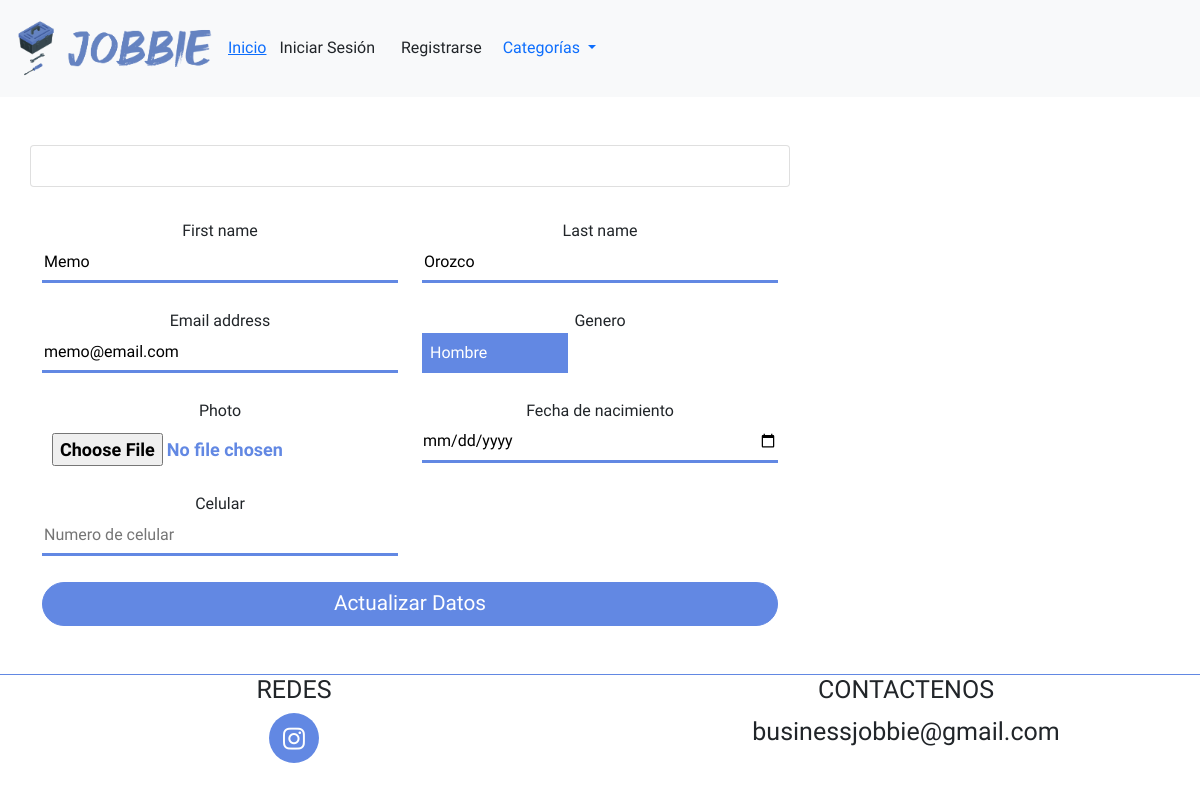
Page /editarPerfil/4 on the committed database.
### core/main/models.py (models this page shows, shortened)
class Users(AbstractUser):
    email = models.EmailField('email address', unique=True)
    bornDate=models.DateField(auto_now=False, auto_now_add=False, blank=True, null=True, default=None, verbose_name="Fecha de nacimiento")
    password=models.CharField(max_length=200, verbose_name="Password", blank=True, null=True, default=None)
    gender=models.ForeignKey(Genders, verbose_name="Genero", on_delete=models.PROTECT, blank=True, null=True, default=None)
    photo=models.ImageField(default="user/user.png", upload_to='user/%m/%d/', blank=True, null=True)
    mobile=models.IntegerField(verbose_name="Celular", blank=True, null=True, default=None)
    ciudad=models.ForeignKey(Cities, verbose_name="Ciudad", on_delete=models.PROTECT, blank=True, null=True, default=None)
    descripcion_personal=models.TextField(verbose_name="Descripcion", blank=True, null=True, default=None)
    type=models.ForeignKey(Types,verbose_name="Tipo", on_delete=models.PROTECT, null=True)
    USERNAME_FIELD = 'email'
    REQUIRED_FIELDS = ['username']

class Genders(models.Model):
    gender=models.CharField(max_length=50)
    class Meta:
        verbose_name='Genero'
        verbose_name_plural='Generos'
    def __str__(self):
        return self.gender

### core/perfiles/views.py (the view, shortened to what this page needs)
# urls.py: path('editarPerfil/<int:pk>', views.updateUser.as_view(), name='perfilUpdate'),
class updateUser(CreateView, DetailView):
    model=Users
    model_skills=WorkedSkills
    template_name='users/perfilPropio.html'
    form_class=postRegistro
    form_esp=SkillsWorked
    def get_context_data(self, **kwargs):
        context = super().get_context_data(**kwargs)
        pk=self.kwargs.get('pk',0)
        persona=self.model.objects.get(id=pk)
        if 'form' not in context:
            context['form']=self.form_class(instance=persona)
        if 'form2' not in context:
            context['form2']=self.form_esp()
        if 'especialidad' not in context:
            context['especialidad']=self.model_skills.objects.filter(trabajador=pk)
        if 'especialidades' not in context:
            context['especialidades']=Skills.objects.all()
        context['title']='Perfil'
        context['id']=pk
        return context

### core/main/forms.py
class SkillsWorked(forms.Form):
    especialidad=forms.MultipleChoiceField(
        label="Especialidades",
        required=False,
        widget=forms.CheckboxSelectMultiple(
            attrs={
                'class':''
            }
        ),
        choices=especialidad,
    )

### templates/users/perfilPropio.html (shortened to what this page needs)
{% extends 'layout/layout.html' %}
{% load static %}
{% block links %}
    <link href="https://cdn.jsdelivr.net/npm/bootstrap@5.0.2/dist/css/bootstrap.min.css" rel="stylesheet">
    <link rel="stylesheet" href={% static 'styles/style.css' %} />
    <link rel="stylesheet" href={% static 'styles/styleUsers.css' %} />
{% endblock links %}
{% block body %}
{% include 'layout/componentes/generales/header.html' %}
<div class="container">
    {%include 'layout/componentes/perfil/card.html'%}
    <div class="row">
        <form class="login-form col-12 col-md-8" method='POST' enctype="multipart/form-data">
            <div class="row">
                {% for field in form %}
                    {% if field != form.descripcion_personal %}
                        <div class="col-11 col-md-6 mt-3">
                            <div class="text-center">{{field.label}}</div>
                            {{field}}
                        </div>
                    {% endif %}
                {% endfor %}
            </div>
            <input type="submit" value="Actualizar Datos" class="btn-login w-100 mt-3"/>
        </form>
    </div>
</div>
{% include 'layout/componentes/generales/footer.html' %}
{% endblock body%}

### static/styles/style.css (style rules this page uses)
body { font-family: 'Dosis', sans-serif; }
.btn-login { border-radius: 3rem; width: 45%; border: 1px solid #6288E3; line-height: 1.6rem; font-size: 1.3rem; background-color: #6288E3; color: #ffffff; padding: 0.5rem 0; transition: 0.3s ease-in-out all; font-weight: 500; }
select { -webkit-appearance: none; -moz-appearance: none; -ms-appaerance: none; appearance: none; outline:0; box-shadow: none; border: 0!important; background: #6288E3; background-image: none; }
select { flex:1; padding: 0.5em; color: #fff; cursor: pointer; }

### static/styles/styleUsers.css (style rules this page uses)
.form-input { width: 100%; height: 40px; border: none; border-bottom: #6288E3 3px solid; text-align: left; margin-bottom:10px; outline: none; }
.form-input-img { background-color: transparent; color: #6288E3; font-size: 18px; font-weight: bold; margin: 0 auto 0; min-height: 15px; overflow: hidden; padding: 10px; position: relative; text-align: left; width: 100%; }

### rows in the picture
Users: form "Memo" "Orozco" "memo@email.com"
Genders: form "Hombre"

### other values in the picture
{{ field.label }} "First name" "Last name" "Email address" "Genero" "Photo" "Fecha de nacimiento" "Celular"
